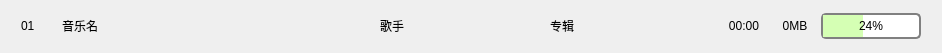
<?xml version="1.0" encoding="UTF-8"?>
<ui version="4.0">
 <class>DownLoadMusicListItemView</class>
 <widget class="QWidget" name="DownLoadMusicListItemView">
  <property name="geometry">
   <rect>
    <x>0</x>
    <y>0</y>
    <width>942</width>
    <height>53</height>
   </rect>
  </property>
  <property name="windowTitle">
   <string>Form</string>
  </property>
  <layout class="QVBoxLayout" name="verticalLayout">
   <item>
    <layout class="QHBoxLayout" name="horizontalLayout" stretch="1,4,2,2,1,1,1">
     <property name="spacing">
      <number>1</number>
     </property>
     <property name="leftMargin">
      <number>10</number>
     </property>
     <property name="rightMargin">
      <number>10</number>
     </property>
     <item>
      <layout class="QHBoxLayout" name="hLayoutIndex">
       <item>
        <widget class="QLabel" name="labIndex">
         <property name="sizePolicy">
          <sizepolicy hsizetype="Fixed" vsizetype="Preferred">
           <horstretch>0</horstretch>
           <verstretch>0</verstretch>
          </sizepolicy>
         </property>
         <property name="minimumSize">
          <size>
           <width>20</width>
           <height>0</height>
          </size>
         </property>
         <property name="text">
          <string>01</string>
         </property>
        </widget>
       </item>
      </layout>
     </item>
     <item>
      <layout class="QHBoxLayout" name="hLayoutMusicName">
       <property name="leftMargin">
        <number>20</number>
       </property>
       <item>
        <widget class="QLabel" name="labMusicName">
         <property name="sizePolicy">
          <sizepolicy hsizetype="Preferred" vsizetype="Preferred">
           <horstretch>0</horstretch>
           <verstretch>0</verstretch>
          </sizepolicy>
         </property>
         <property name="minimumSize">
          <size>
           <width>0</width>
           <height>0</height>
          </size>
         </property>
         <property name="text">
          <string>音乐名</string>
         </property>
        </widget>
       </item>
      </layout>
     </item>
     <item>
      <layout class="QHBoxLayout" name="hLayoutSinger">
       <item>
        <widget class="QLabel" name="labSinger">
         <property name="sizePolicy">
          <sizepolicy hsizetype="Preferred" vsizetype="Preferred">
           <horstretch>0</horstretch>
           <verstretch>0</verstretch>
          </sizepolicy>
         </property>
         <property name="minimumSize">
          <size>
           <width>100</width>
           <height>0</height>
          </size>
         </property>
         <property name="text">
          <string>歌手</string>
         </property>
        </widget>
       </item>
      </layout>
     </item>
     <item>
      <layout class="QHBoxLayout" name="hLayoutAlbum">
       <item>
        <widget class="QLabel" name="labAlbum">
         <property name="sizePolicy">
          <sizepolicy hsizetype="Preferred" vsizetype="Preferred">
           <horstretch>0</horstretch>
           <verstretch>0</verstretch>
          </sizepolicy>
         </property>
         <property name="minimumSize">
          <size>
           <width>100</width>
           <height>0</height>
          </size>
         </property>
         <property name="text">
          <string>专辑</string>
         </property>
        </widget>
       </item>
      </layout>
     </item>
     <item>
      <layout class="QHBoxLayout" name="hLayoutTime">
       <item>
        <widget class="QLabel" name="labTime">
         <property name="sizePolicy">
          <sizepolicy hsizetype="Fixed" vsizetype="Preferred">
           <horstretch>0</horstretch>
           <verstretch>0</verstretch>
          </sizepolicy>
         </property>
         <property name="minimumSize">
          <size>
           <width>50</width>
           <height>0</height>
          </size>
         </property>
         <property name="text">
          <string>00:00</string>
         </property>
         <property name="alignment">
          <set>Qt::AlignCenter</set>
         </property>
        </widget>
       </item>
      </layout>
     </item>
     <item>
      <layout class="QHBoxLayout" name="horizontalLayout_3">
       <item>
        <widget class="QLabel" name="labFileSize">
         <property name="sizePolicy">
          <sizepolicy hsizetype="Fixed" vsizetype="Preferred">
           <horstretch>0</horstretch>
           <verstretch>0</verstretch>
          </sizepolicy>
         </property>
         <property name="minimumSize">
          <size>
           <width>50</width>
           <height>0</height>
          </size>
         </property>
         <property name="text">
          <string>0MB</string>
         </property>
         <property name="alignment">
          <set>Qt::AlignCenter</set>
         </property>
        </widget>
       </item>
      </layout>
     </item>
     <item>
      <layout class="QHBoxLayout" name="hLayoutHot">
       <item>
        <widget class="QProgressBar" name="pbDownLoad">
         <property name="sizePolicy">
          <sizepolicy hsizetype="Fixed" vsizetype="Fixed">
           <horstretch>0</horstretch>
           <verstretch>0</verstretch>
          </sizepolicy>
         </property>
         <property name="minimumSize">
          <size>
           <width>100</width>
           <height>0</height>
          </size>
         </property>
         <property name="styleSheet">
          <string notr="true">QProgressBar {
   border: 2px solid grey;
   border-radius: 5px;
   background-color: #FFFFFF;
}
 
QProgressBar::chunk {
   
	background-color: rgb(213, 255, 180);
   width: 20px;
}
 
QProgressBar {
   border: 2px solid grey;
   border-radius: 5px;
   text-align: center;
}</string>
         </property>
         <property name="value">
          <number>24</number>
         </property>
        </widget>
       </item>
      </layout>
     </item>
    </layout>
   </item>
  </layout>
 </widget>
 <resources/>
 <connections/>
</ui>
